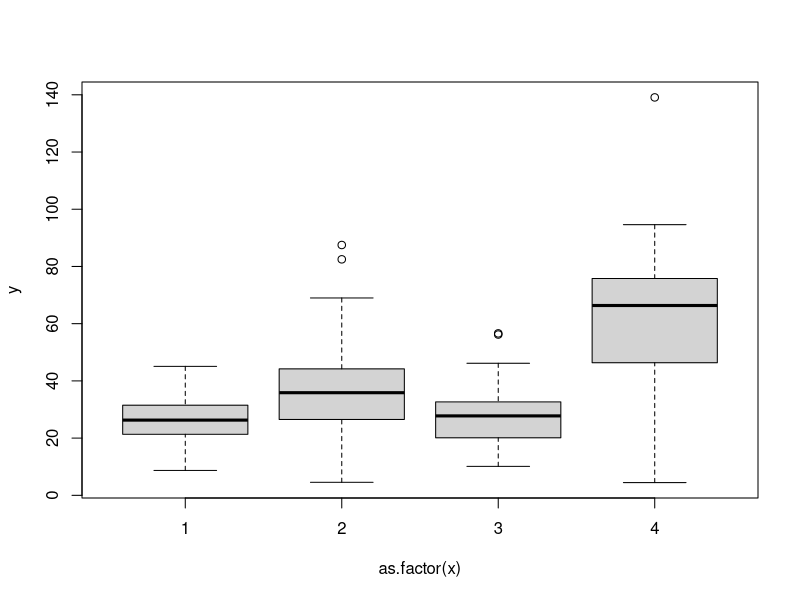

Reproduce this figure in R.
datos <- read.csv('EXA_C08_S02_01.csv', header=T)

print(names(datos))

attach(datos)

#"VEN" "SQU" "RRB" "NRB"

v1 <- VEN[!is.na(VEN)]
v2 <- SQU[!is.na(SQU)]
v3 <- RRB[!is.na(RRB)]
v4 <- NRB[!is.na(NRB)]

y = c(v1, v2, v3, v4)
x = c(rep(1, length(v1)), rep(2, length(v2)),rep(3, length(v3)),rep(4, length(v4)))

boxplot(y ~ as.factor(x))

res <- aov(y ~ as.factor(x))

print(summary(res))

print(TukeyHSD(res))

 



